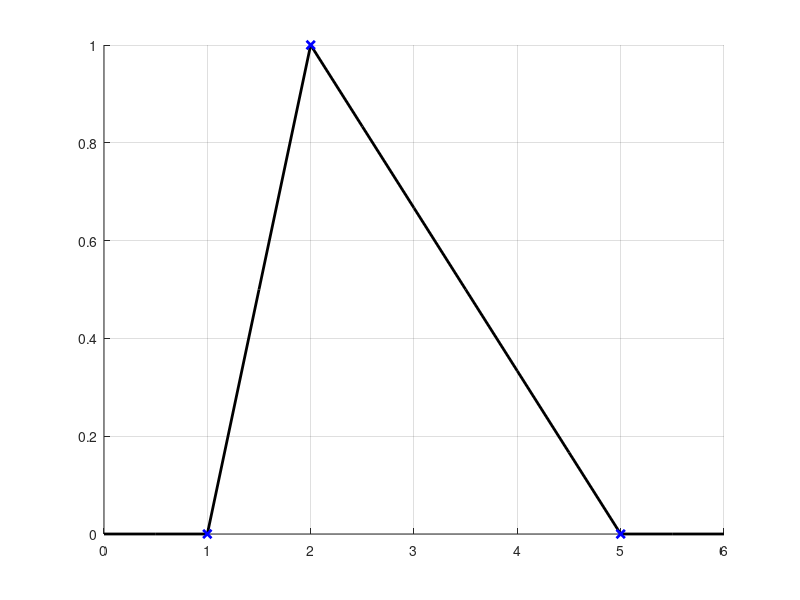

Source code (MATLAB):
clear; clc;

xvec = [1, 2, 5];
yvec = [0, 1, 0];

tvec = 0:0.5:6;
vec = zeros(size(tvec));

for j = 1:length(tvec)
    tval = tvec(j);
    yval = 0;

    % Check if tval matches exactly any xvec point
    matched = false;
    for i = 1:length(xvec)
        if tval == xvec(i)
            yval = yvec(i);
            matched = true;
            break;
        end
    end

    if matched
        vec(j) = yval;
        continue;
    end

    % Check if tval lies between two xvec points
    for i = 1:length(xvec)-1
        x1 = xvec(i);   x2 = xvec(i+1);
        y1 = yvec(i);   y2 = yvec(i+1);

        if tval > x1 && tval < x2
            % Manual linear interpolation formula
            yval = y1 + (y2 - y1) * (tval - x1) / (x2 - x1);
            break;
        end
    end

    vec(j) = yval;
end

figure(1);clf;hold on;grid on;
plot(tvec,vec,'k','LineWidth',2)
plot(xvec,yvec,'bx','LineWidth',2)